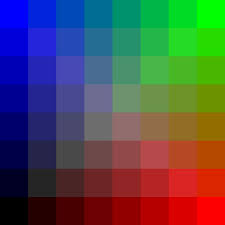
#> input picture IPU_1/2/pixel.jpg, 225 x 225 px
$ python 2.py
#> lines starting #> are read from the running program, lines starting #| are printed output that depends on the picture
import cv2
import numpy as np

def ImageBitQuantizer(im, k):
    # Calculates the quantization level
    level = 256 // (2 ** k)

    # Quantizing the image
    # Puts pixels in range [0, level-1]
    quantized_image = cv2.divide(im, level)
    # Multiplies the pixels by level
    quantized_image = cv2.multiply(quantized_image, level)
    # Converts the image to 8-bit
    quantized_image = np.uint8(quantized_image)

    return quantized_image

# Load the image
im = cv2.imread('pixel.jpg')
#> im is the input picture: shape (225, 225, 3); mean B, G, R 80.2, 79.9, 79.9

# Quantize the image to 3 bits
k = 3
quantized_image_gray = ImageBitQuantizer(cv2.cvtColor(im, cv2.COLOR_BGR2GRAY), k)
#> in ImageBitQuantizer, `quantized_image = cv2.divide(im, level)`:
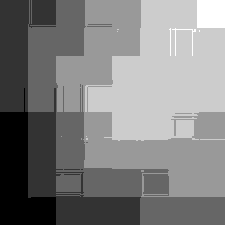
#> quantized_image: shape (225, 225); min 0, max 5, mean 2.49; drawn with min black and max white
#> in ImageBitQuantizer, `quantized_image = cv2.divide(im, level)`:
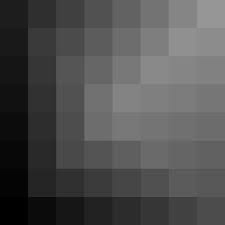
#> im: shape (225, 225); min 0, max 152, mean 80
quantized_image_color = ImageBitQuantizer(im, k)
#> call 2 of ImageBitQuantizer, with k = 3
#> in ImageBitQuantizer (call 2), `quantized_image = cv2.divide(im, level)`:
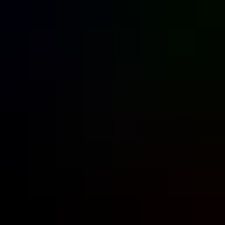
#> quantized_image: shape (225, 225, 3); mean B, G, R 2.45, 2.44, 2.42

# Save the result
cv2.imwrite('quantized_image_color.jpg', quantized_image_color)
cv2.imwrite('quantized_image_gray.jpg', quantized_image_gray)
